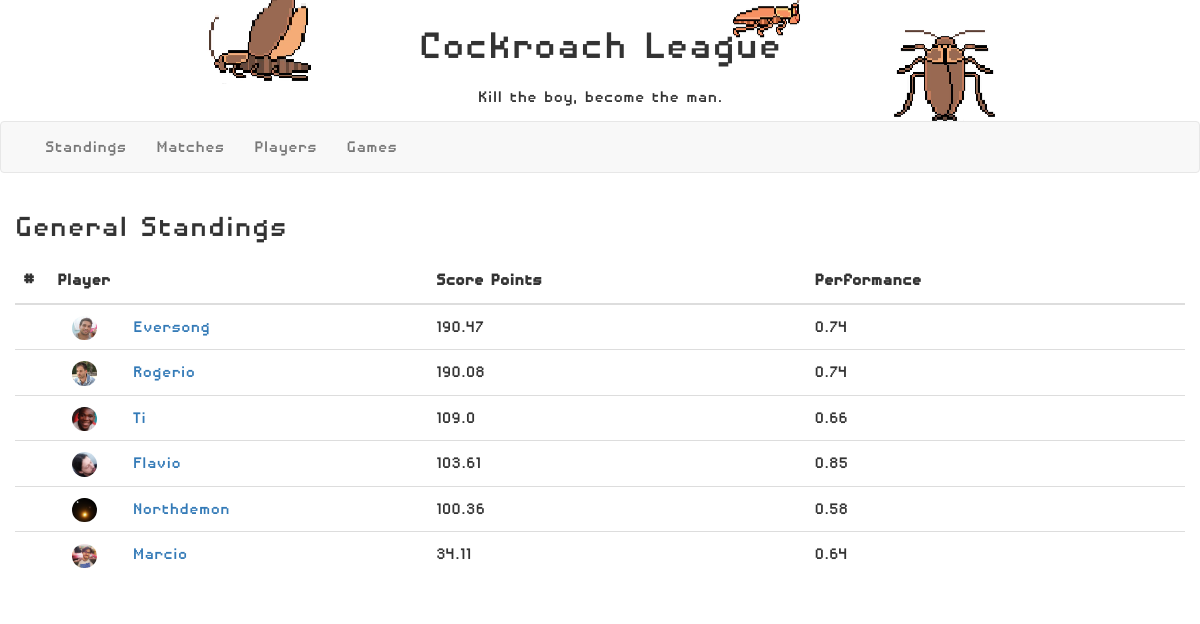
The page /rankings/ on the database its author committed.
### rankings/models.py (models this page shows)
class TotalClassification(models.Model):
    class Meta:
        unique_together = (('standing_position', 'player'),)
    standing_position = models.IntegerField(primary_key=True)
    player = models.ForeignKey(Player, on_delete=models.CASCADE)
    score_points = models.FloatField()
    performance_points = models.FloatField()

class Player(models.Model):
    player_nickname = models.CharField(max_length=15, primary_key=True, null=False)
    player_first_name = models.CharField(max_length=15, null=False)
    player_last_name = models.CharField(max_length=15, null=False)
    player_photo = models.ImageField()
    player_bio = models.TextField(null=True, blank=True)
    def __str__(self):
        return self.player_nickname

### rankings/views.py (the view)
# urls.py: path('', views.index, name='index'),
def index(request):
    score_controller = ScoresController()
    score_controller.generate_score_points()
    classifications = score_controller.generate_total_classification()
    context = {
        'classifications': classifications,
    }
    return render(request, 'classification.html', context=context)

### rankings/controllers.py (called while the page is built)
    def get_player_performance(self, player):
        possible_points = 0
        made_points = 0
        game_match_results = GameMatchResult.objects.filter(result_player=player)
        for match_result in game_match_results:
            table_points = TablePoints.objects.filter(table_standing="1").first()
            game = match_result.result_match_id.match_game
            possible_points += table_points.table_score * game.game_complexity
            made_points += match_result.result_points
        return made_points / possible_points

    def generate_score_points(self):
        game_match_results = GameMatchResult.objects.all()
        for result in game_match_results:
            match = result.result_match_id
            game = match.match_game
            table_points = TablePoints.objects.filter(table_standing=result.result_standing).first()
            if game and table_points:
                result.result_points = table_points.table_score * game.game_complexity
                result.save()

### templates/classification.html (shortened to what this page needs)
{% extends "base_generic.html" %}
{% block content %}
    {% load staticfiles %}
    <link href="https://maxcdn.bootstrapcdn.com/bootstrap/3.3.7/css/bootstrap.min.css" rel="stylesheet"/>
    <link href="https://cdnjs.cloudflare.com/ajax/libs/datatables/1.10.12/css/dataTables.bootstrap.min.css" rel="stylesheet"/>
    <div class="container">
        <div class="row">
            <div style="margin-top: 15px">
            <h1>General Standings</h1>
            <table id="classification_table" class="table order-column" cellspacing="0" width="100%">
                <thead>
                <tr>
                    <th style="width: 1%">#</th>
                    <th style="width: 20%">Player</th>
                    <th style="width: 20%">Score Points</th>
                    <th style="width: 20%">Performance</th>
                </tr>
                </thead>
                <tbody>
                {% for entry in classifications %}
                <tr>
                    <td></td>
                    <td>
                        <div>
                            <div class="col-xs-2 ">
                                <img class="img img-circle" src="{{ MEDIA_URL }}{{ entry.player.player_photo.url }}">
                            </div>
                            <div class="col-xs-2">
                                <a href="{% url 'player' entry.player  %}">{{ entry.player }}</a>
                            </div>
                        </div>
                    </td>
                    <td>{{ entry.score_points }}</td>
                    <td>{{ entry.performance_points }}</td>
                </tr>
                {% endfor %}
                </tbody>
            </table>
            </div>
        </div>
    </div>
{% endblock %}

### rankings/static/css/styles.css (style rules this page uses)
.body { font-family: "Disposable Droid"; font-size: 20px; }
.img-circle { border-radius: 60%; width: 80%; }

### rows shown on the page
TotalClassification: player.player_photo (picture), player "Eversong", score_points "190.47", performance_points "0.74"
TotalClassification: player.player_photo (picture), player "Rogerio", score_points "190.08", performance_points "0.74"
TotalClassification: player.player_photo (picture), player "Ti", score_points "109.0", performance_points "0.66"
TotalClassification: player.player_photo (picture), player "Flavio", score_points "103.61", performance_points "0.85"
TotalClassification: player.player_photo (picture), player "Northdemon", score_points "100.36", performance_points "0.58"
TotalClassification: player.player_photo (picture), player "Marcio", score_points "34.11", performance_points "0.64"
